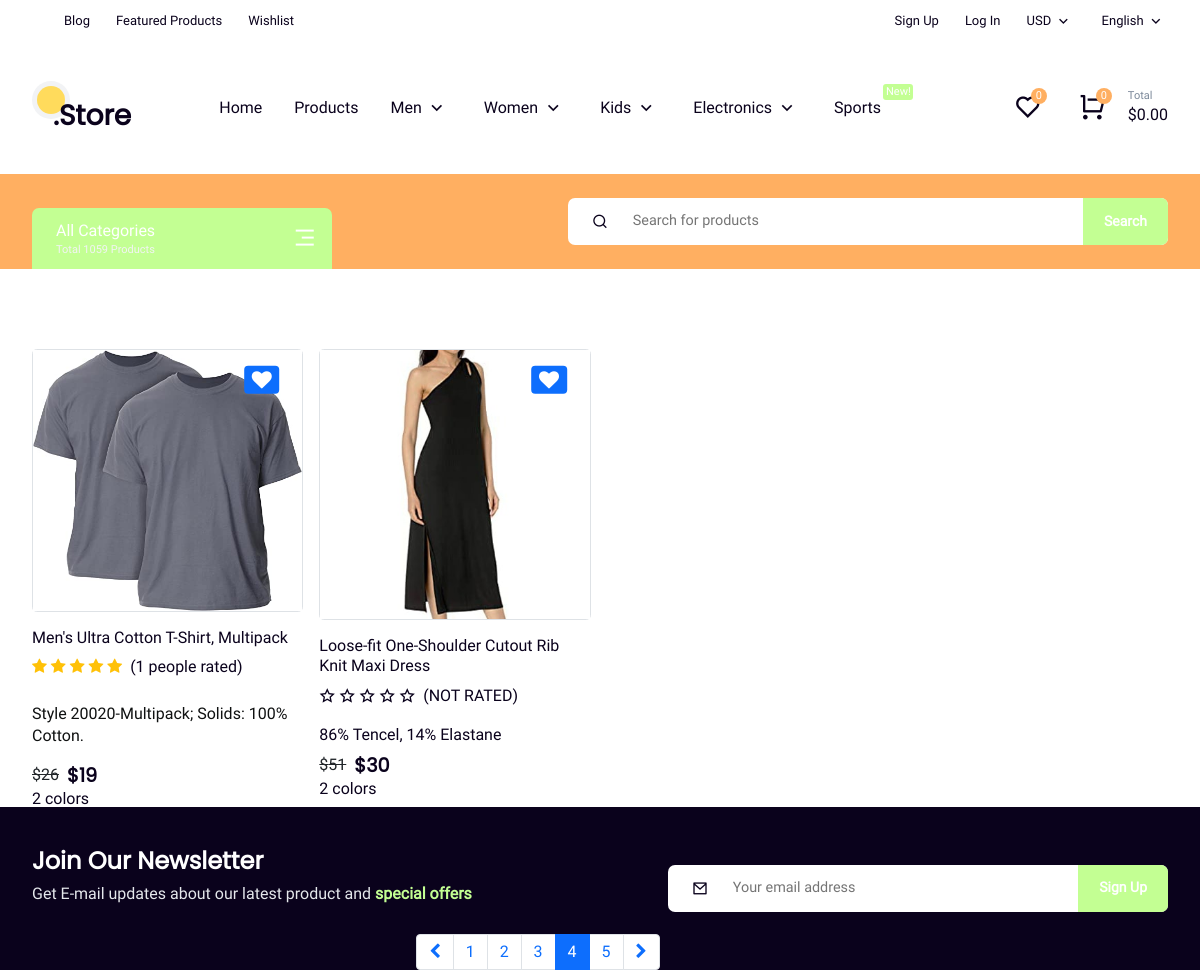
/products.php, run on the app's committed database.
### tables this page shows
CREATE TABLE `main_category` (
  `mc_id` int NOT NULL,
  `mc_name` varchar(255) NOT NULL,
  `icon` text NOT NULL,
  `is_showed` int(1) NOT NULL,
  `is_new` int(1) NOT NULL,
  PRIMARY KEY (mc_id)
);

CREATE TABLE products (
  id int PRIMARY KEY,
  name VARCHAR (255) NOT NULL,
  description text NOT NULL,
  summary text NOT NULL,
  cover VARCHAR (255) NOT NULL,
  category_id int,
  is_featured int (1),
  is_active int (1),
  is_trending int (1),
  created_at TIMESTAMP DEFAULT CURRENT_TIMESTAMP,
  updated_at TIMESTAMP DEFAULT CURRENT_TIMESTAMP,
  FOREIGN KEY (category_id) REFERENCES end_category(ec_id)
);

CREATE TABLE products_inventory (
  id int PRIMARY KEY,
  product_id int NOT NULL,
  color_id int NOT NULL,
  size_id int NOT NULL,
  sold int DEFAULT 0,
  current_price VARCHAR (255),
  normal_price VARCHAR (255),
  quantity int,
  created_at TIMESTAMP DEFAULT CURRENT_TIMESTAMP,
  updated_at TIMESTAMP DEFAULT CURRENT_TIMESTAMP,
  FOREIGN KEY (product_id) REFERENCES products(id),
  FOREIGN KEY (color_id) REFERENCES product_color(id),
  FOREIGN KEY (size_id) REFERENCES product_size(id)
);

### products.php (the view, shortened to what the rows shown need)
<?php
require_once("header.php");
?>
<link rel="stylesheet" href="css/bootstrap.min.css">
<link rel="stylesheet" href="css/styles.css">
</header>
<main class="main" id="top">
    <section class="pt-5 pb-9">
        <div class="container">
            <div class="row">
                <div class="col-lg-9 col-xxl-10">
                    <div class="row gx-3 gy-6 mb-8">
                        <?php
                        $statement = $pdo->prepare("SELECT * FROM products ");
                        $statement->execute();
                        $result1 = $statement->fetchAll(PDO::FETCH_ASSOC);
                        foreach ($result1 as $row1) {
                            $statement = $pdo->prepare("SELECT * FROM review WHERE id = ?");
                            $statement->execute(array($row1['id']));
                            $reviews = $statement->fetchAll(PDO::FETCH_ASSOC);
                        ?>
                            <div class="col-12 col-sm-6 col-md-4 col-xxl-2">
                                <div class="Sh-100">
                                    <div class="text-decoration-none h-100">
                                        <div class="d-flex flex-column justify-content-between h-100">
                                            <div>
                                                <div class="border border-1 rounded-3 position-relative mb-3">
                                                    <span class="badge position-absolute translate-middle bg-primary" style="top: 30px; right: 5px;">
                                                        <span class="fa fa-heart d-block-hover " style="font-size: 20px;"></span>
                                                    </span>
                                                    <img class="img-fluid" src="assets/products/<?php echo $row1['cover']; ?>" alt="" />
                                                </div>
                                                <a
                                                  href="product-details.php?id=<?php echo $row1['id'] ?>">
                                                    <h6 class="mb-2 lh-sm line-clamp-3 product-name"><?php echo $row1['name']; ?></h6>
                                                </a>
                                                <p class="fs-9">
                                                    <?php
                                                    if (count($reviews)) {
                                                        $sumRating = 0;
                                                        foreach ($reviews as $review) {
                                                            $sumRating += $review['rating'];
                                                        }
                                                        $avgRating = $sumRating / count($reviews);
                                                        $remRating = $sumRating % count($reviews);
                                                        if ($remRating) {
                                                            for ($i = 0; $i < 5; $i++) {
                                                                if ($avgRating <= 5) {
                                                    ?>
                                                                    <span class="ri-star-fill text-warning"></span>
                                                                <?php
                                                                } else if ($avgRating == $i) {
                                                                ?>
                                                                    <span class="ri-star-half-line text-warning"></span>
                                                                <?php
                                                                } else {
                                                                ?>
                                                                    <span class="ri-start-line text-warning-light"></span>
                                                            <?php
                                                                }
                                                            }
                                                            ?>
                                                            <span class="text-body-quaternary fw-semibold ms-1">(<?php echo count($reviews) ?> people rated)</span>
                                                            <?php
                                                        } else {
                                                            for ($i = 0; $i < 5; $i++) {
                                                                if ($avgRating <= 5) {
                                                            ?>
                                                                    <span class="fa fa-star text-warning"></span>
                                                                <?php } else { ?>
                                                                    <span class="fa fa-star text-warning-light"></span>
                                                            <?php }
                                                            } ?>
                                                            <span class="text-body-quaternary fw-semibold ms-1">(<?php echo count($reviews) ?> people rated)</span>
                                                        <?php
                                                        }
                                                    } else {
                                                        ?>
                                                        <span class="ri-star-line text-warning-light"></span>
                                                        <span class="ri-star-line text-warning-light"></span>
                                                        <span class="ri-star-line text-warning-light"></span>
                                                        <span class="ri-star-line text-warning-light"></span>
                                                        <span class="ri-star-line text-warning-light"></span>
                                                        <span class="text-body-quaternary fw-semibold ms-1">(NOT RATED)</span>
                                                    <?php
                                                    }
                                                    ?>
                                                </p>
                                            </div>
                                            <div>
                                                <p class="fs-9 text-body-tertiary mb-2"><?php echo $row1['summary']; ?></p>
                                                <div class="d-flex align-items-center mb-1">
                                                    <?php
                                                    $statement1 = $pdo->prepare("SELECT * FROM products_inventory WHERE id = ? LIMIT 1");
                                                    $statement1->execute(array($row1['id']));
                                                    $result2 = $statement1->fetchAll(PDO::FETCH_ASSOC);
                                                    $row2 =  $result2['0'];
                                                    ?>
                                                    <p class="me-2 text-body text-decoration-line-through mb-0">$<?php echo $row2['normal_price']; ?></p>
                                                    <h3 class="text-body-emphasis mb-0">$<?php echo $row2['current_price']; ?></h3>
                                                </div>
                                                <p class="text-body-tertiary fw-semibold fs-9 lh-1 mb-0">2 colors</p>
                                            </div>
                                        </div>
                                    </div>
                                </div>
                            </div>
                        <?php
                        }
                        ?>
                    </div>
                </div>
            </div>
        </div>
    </section>
</main>
<?php require_once("footer.php");

### header.php (shortened to what the rows shown need)
<?php
require('config/config.php');
?>
<!DOCTYPE html>
<html lang="en">
<head>
    <link rel="stylesheet" href="css/font-awesome.min.css">
    <link rel="stylesheet" href="fonts/remixicon.css">
    <link rel="stylesheet" href="css/swiper-bundle.min.css">
    <link rel="stylesheet" href="css/styles.css">
</head>
<body>
    <div id="page" class="site">
        <header>
            <div class="header-nav">
                <div class="container">
                    <div class="wrapper flexitem">
                        <div class="left flexitem">
                            <nav class="mobile-hide">
                                <ul class="flexitem second-links">
                                    <?php
                                    $statement = mysqli_prepare($conn, "SELECT * FROM main_category WHERE is_showed=1 AND is_new=0 ");
                                    mysqli_stmt_execute($statement);
                                    $result = mysqli_fetch_all(mysqli_stmt_get_result($statement), MYSQLI_ASSOC);
                                    foreach ($result as $row) {
                                    ?>
                                        <li class="has-subcategory"><a href=""><?php echo $row['mc_name']; ?>
                                                <div class="icon-small"><i class="ri-arrow-down-s-line"></i></div>
                                            </a>
                                        </li>
                                    <?php
                                    }
                                    ?>
                                </ul>
                            </nav>
                        </div>
                    </div>
                </div>
            </div>

### data on the page
main_category: mc_name "Men"
main_category: mc_name "Women"
main_category: mc_name "Kids"
main_category: mc_name "Electronics"
products: cover (picture), name "Men's Ultra Cotton T-Shirt, Multipack", count($reviews) "1", summary "Style 20020-Multipack; Solids: 100% Cotton.", products_inventory.normal_price "26", products_inventory.current_price "19"
products: cover (picture), name "Loose-fit One-Shoulder Cutout Rib Knit Maxi Dress", shows "(NOT RATED)", summary "86% Tencel, 14% Elastane", products_inventory.normal_price "51", products_inventory.current_price "30"
